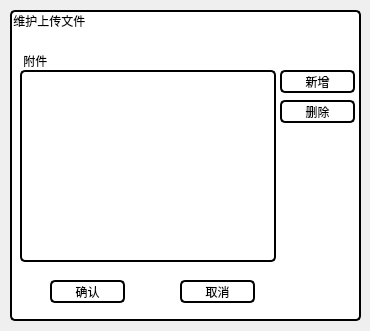
<?xml version="1.0" encoding="UTF-8"?>
<ui version="4.0">
 <class>Form_attachment</class>
 <widget class="QWidget" name="Form_attachment">
  <property name="geometry">
   <rect>
    <x>0</x>
    <y>0</y>
    <width>370</width>
    <height>331</height>
   </rect>
  </property>
  <property name="windowTitle">
   <string>上传附件</string>
  </property>
  <widget class="QFrame" name="frame_Edit_attachment">
   <property name="geometry">
    <rect>
     <x>10</x>
     <y>10</y>
     <width>351</width>
     <height>311</height>
    </rect>
   </property>
   <property name="minimumSize">
    <size>
     <width>351</width>
     <height>0</height>
    </size>
   </property>
   <property name="styleSheet">
    <string notr="true">QFrame
{
border:2px solid rgb(0, 0, 0);
border-radius: 5px;
background-color: rgb(255, 255, 255);
}</string>
   </property>
   <property name="frameShape">
    <enum>QFrame::Panel</enum>
   </property>
   <property name="lineWidth">
    <number>3</number>
   </property>
   <widget class="QListWidget" name="listWidget_attachment">
    <property name="geometry">
     <rect>
      <x>10</x>
      <y>60</y>
      <width>256</width>
      <height>192</height>
     </rect>
    </property>
    <property name="styleSheet">
     <string notr="true">QListWidget
{
border:2px solid rgb(0, 0, 0);
border-radius: 5px;
background-color: rgb(0, 0, 0, 0);
}</string>
    </property>
    <property name="selectionMode">
     <enum>QAbstractItemView::ExtendedSelection</enum>
    </property>
    <property name="currentRow">
     <number>-1</number>
    </property>
    <property name="sortingEnabled">
     <bool>false</bool>
    </property>
   </widget>
   <widget class="QLabel" name="label_5">
    <property name="geometry">
     <rect>
      <x>10</x>
      <y>40</y>
      <width>81</width>
      <height>21</height>
     </rect>
    </property>
    <property name="styleSheet">
     <string notr="true">QLabel
{
border: none;
border-radius: 5px;
background-color: rgb(0, 0, 0, 0);
}</string>
    </property>
    <property name="text">
     <string> 附件</string>
    </property>
   </widget>
   <widget class="QPushButton" name="pushButton_attachment_append">
    <property name="geometry">
     <rect>
      <x>270</x>
      <y>60</y>
      <width>75</width>
      <height>23</height>
     </rect>
    </property>
    <property name="styleSheet">
     <string notr="true">QPushButton {
border:2px solid rgb(0, 0, 0);
border-radius: 5px;
background-color: rgb(0, 0, 0, 0);
}</string>
    </property>
    <property name="text">
     <string>新增</string>
    </property>
   </widget>
   <widget class="QPushButton" name="pushButton_attachment_delete">
    <property name="geometry">
     <rect>
      <x>270</x>
      <y>90</y>
      <width>75</width>
      <height>23</height>
     </rect>
    </property>
    <property name="styleSheet">
     <string notr="true">QPushButton {
border:2px solid rgb(0, 0, 0);
border-radius: 5px;
background-color: rgb(0, 0, 0, 0);
}</string>
    </property>
    <property name="text">
     <string>删除</string>
    </property>
   </widget>
   <widget class="QLabel" name="label_6">
    <property name="geometry">
     <rect>
      <x>0</x>
      <y>0</y>
      <width>81</width>
      <height>21</height>
     </rect>
    </property>
    <property name="styleSheet">
     <string notr="true">QLabel
{
border: none;
border-radius: 5px;
background-color: rgb(0, 0, 0, 0);
}</string>
    </property>
    <property name="text">
     <string> 维护上传文件</string>
    </property>
   </widget>
   <widget class="QPushButton" name="pushButton_attachment_confirm">
    <property name="geometry">
     <rect>
      <x>40</x>
      <y>270</y>
      <width>75</width>
      <height>23</height>
     </rect>
    </property>
    <property name="cursor">
     <cursorShape>PointingHandCursor</cursorShape>
    </property>
    <property name="styleSheet">
     <string notr="true">QPushButton {
border:2px solid rgb(0, 0, 0);
border-radius: 5px;
background-color: rgb(0, 0, 0, 0);
}</string>
    </property>
    <property name="text">
     <string>确认</string>
    </property>
   </widget>
   <widget class="QPushButton" name="pushButton_attachment_cancel">
    <property name="geometry">
     <rect>
      <x>170</x>
      <y>270</y>
      <width>75</width>
      <height>23</height>
     </rect>
    </property>
    <property name="cursor">
     <cursorShape>PointingHandCursor</cursorShape>
    </property>
    <property name="styleSheet">
     <string notr="true">QPushButton {
border:2px solid rgb(0, 0, 0);
border-radius: 5px;
background-color: rgb(0, 0, 0, 0);
}</string>
    </property>
    <property name="text">
     <string>取消</string>
    </property>
   </widget>
  </widget>
 </widget>
 <resources/>
 <connections/>
</ui>
